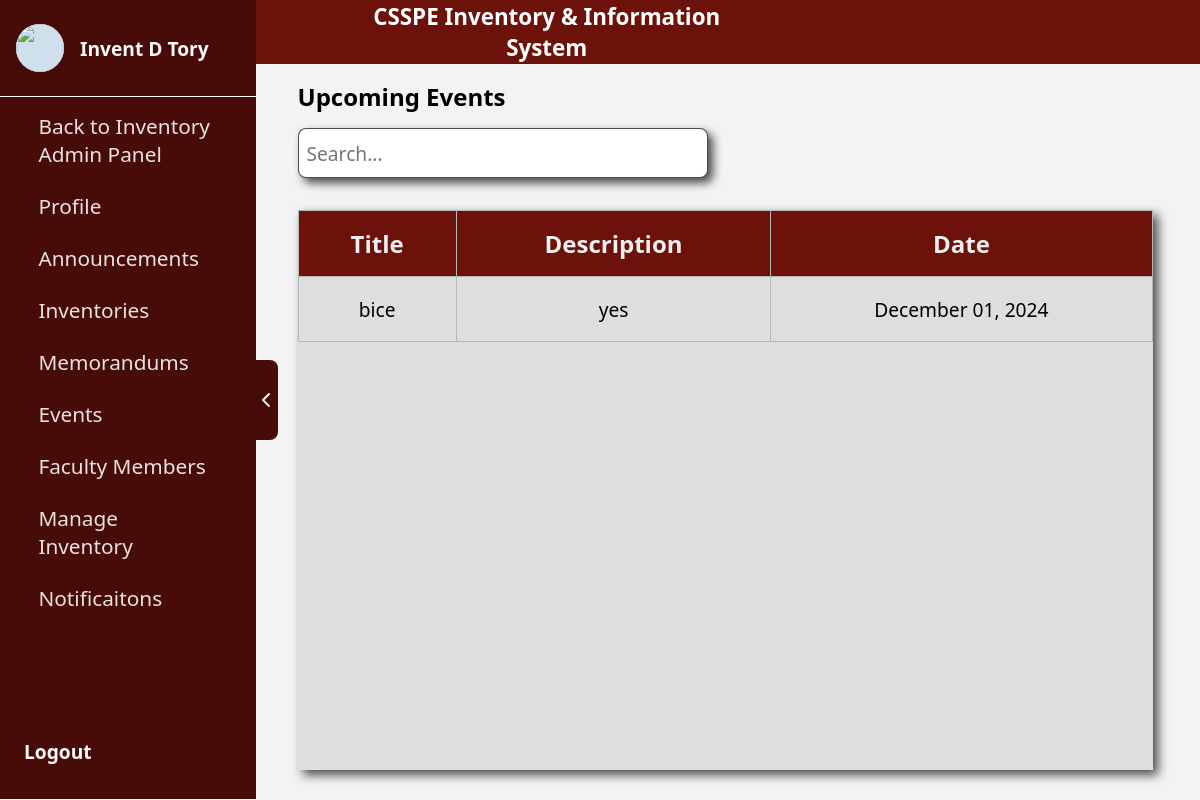
The app's page /inventoryAdmin/homePage/events.php (signed in), older data.
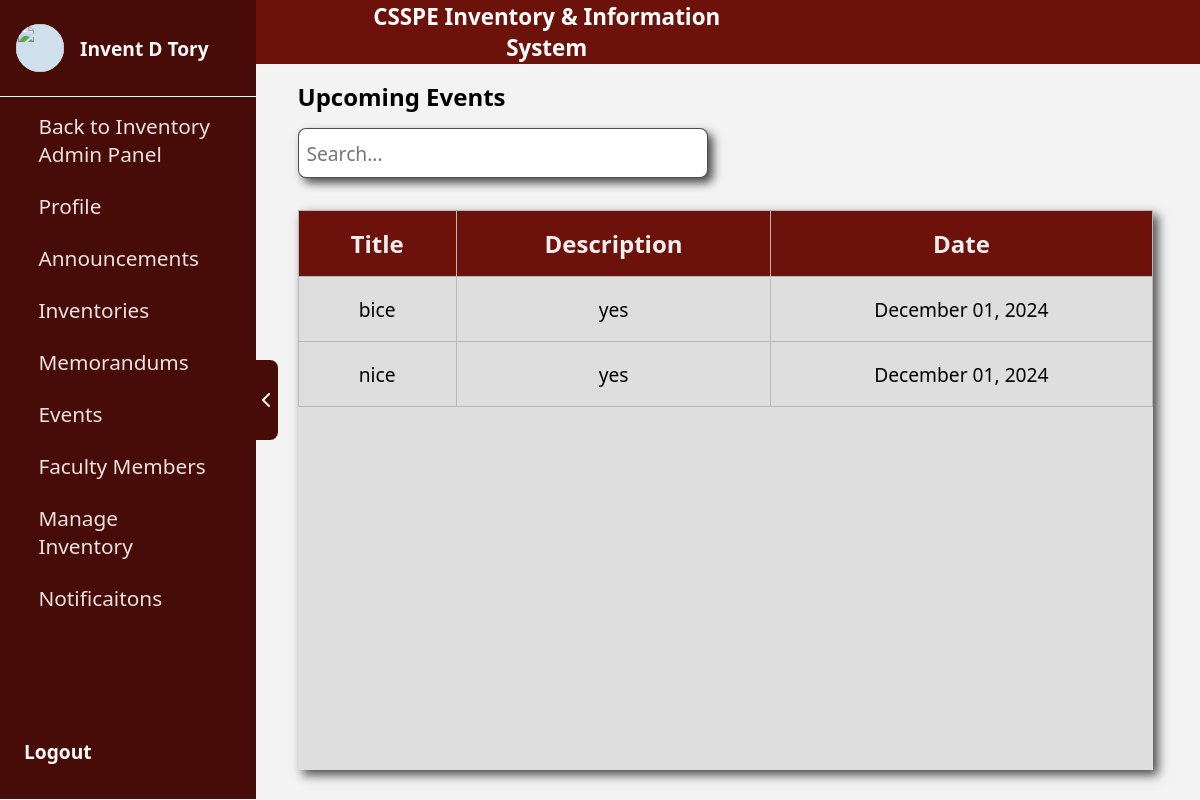
The same page, newer data.
### tables this page shows
CREATE TABLE `events` (
  `id` int(11) NOT NULL,
  `title` varchar(255) NOT NULL,
  `description` text NOT NULL,
  `date_uploaded_at` datetime DEFAULT current_timestamp()
);

### inventoryAdmin/homePage/events.php (the view, shortened to what the changed rows need)
<?php
require_once '../../conn/conn.php';
$eventsQuery = "SELECT title, description, date_uploaded_at FROM events";
$eventsResult = $conn->query($eventsQuery);
?>
<!DOCTYPE html>
<html lang="en">
<head>
    <link rel="stylesheet" href="/dionSe/assets/css/events.css">
    <link rel="stylesheet" href="/dionSe/assets/css/sidebar.css">
</head>
<body>
    <div class="body">
        <div class="mainContainer" style="margin-left: 250px;">
            <div class="container">
                <div class="tableContainer">
                    <table>
                        <thead>
                            <tr>
                                <th>Title</th>
                                <th>Description</th>
                                <th>Date</th>
                            </tr>
                        </thead>
                        <tbody>
                            <?php if ($eventsResult->num_rows > 0): ?>
                                <?php while ($event = $eventsResult->fetch_assoc()): ?>
                                    <tr>
                                        <td><?= htmlspecialchars($event['title']) ?></td>
                                        <td><?= htmlspecialchars($event['description']) ?></td>
                                        <td><?= date('F d, Y', strtotime($event['date_uploaded_at'])) ?></td>
                                    </tr>
                                <?php endwhile; ?>
                            <?php else: ?>
                                <tr>
                                    <td colspan="3">No events found.</td>
                                </tr>
                            <?php endif; ?>
                        </tbody>
                    </table>
                </div>
            </div>
        </div>
    </div>
</body>
</html>

Row changes from the older to the newer data that the page shows:
added events: title "nice", description "yes", date_uploaded_at "December 01, 2024"
